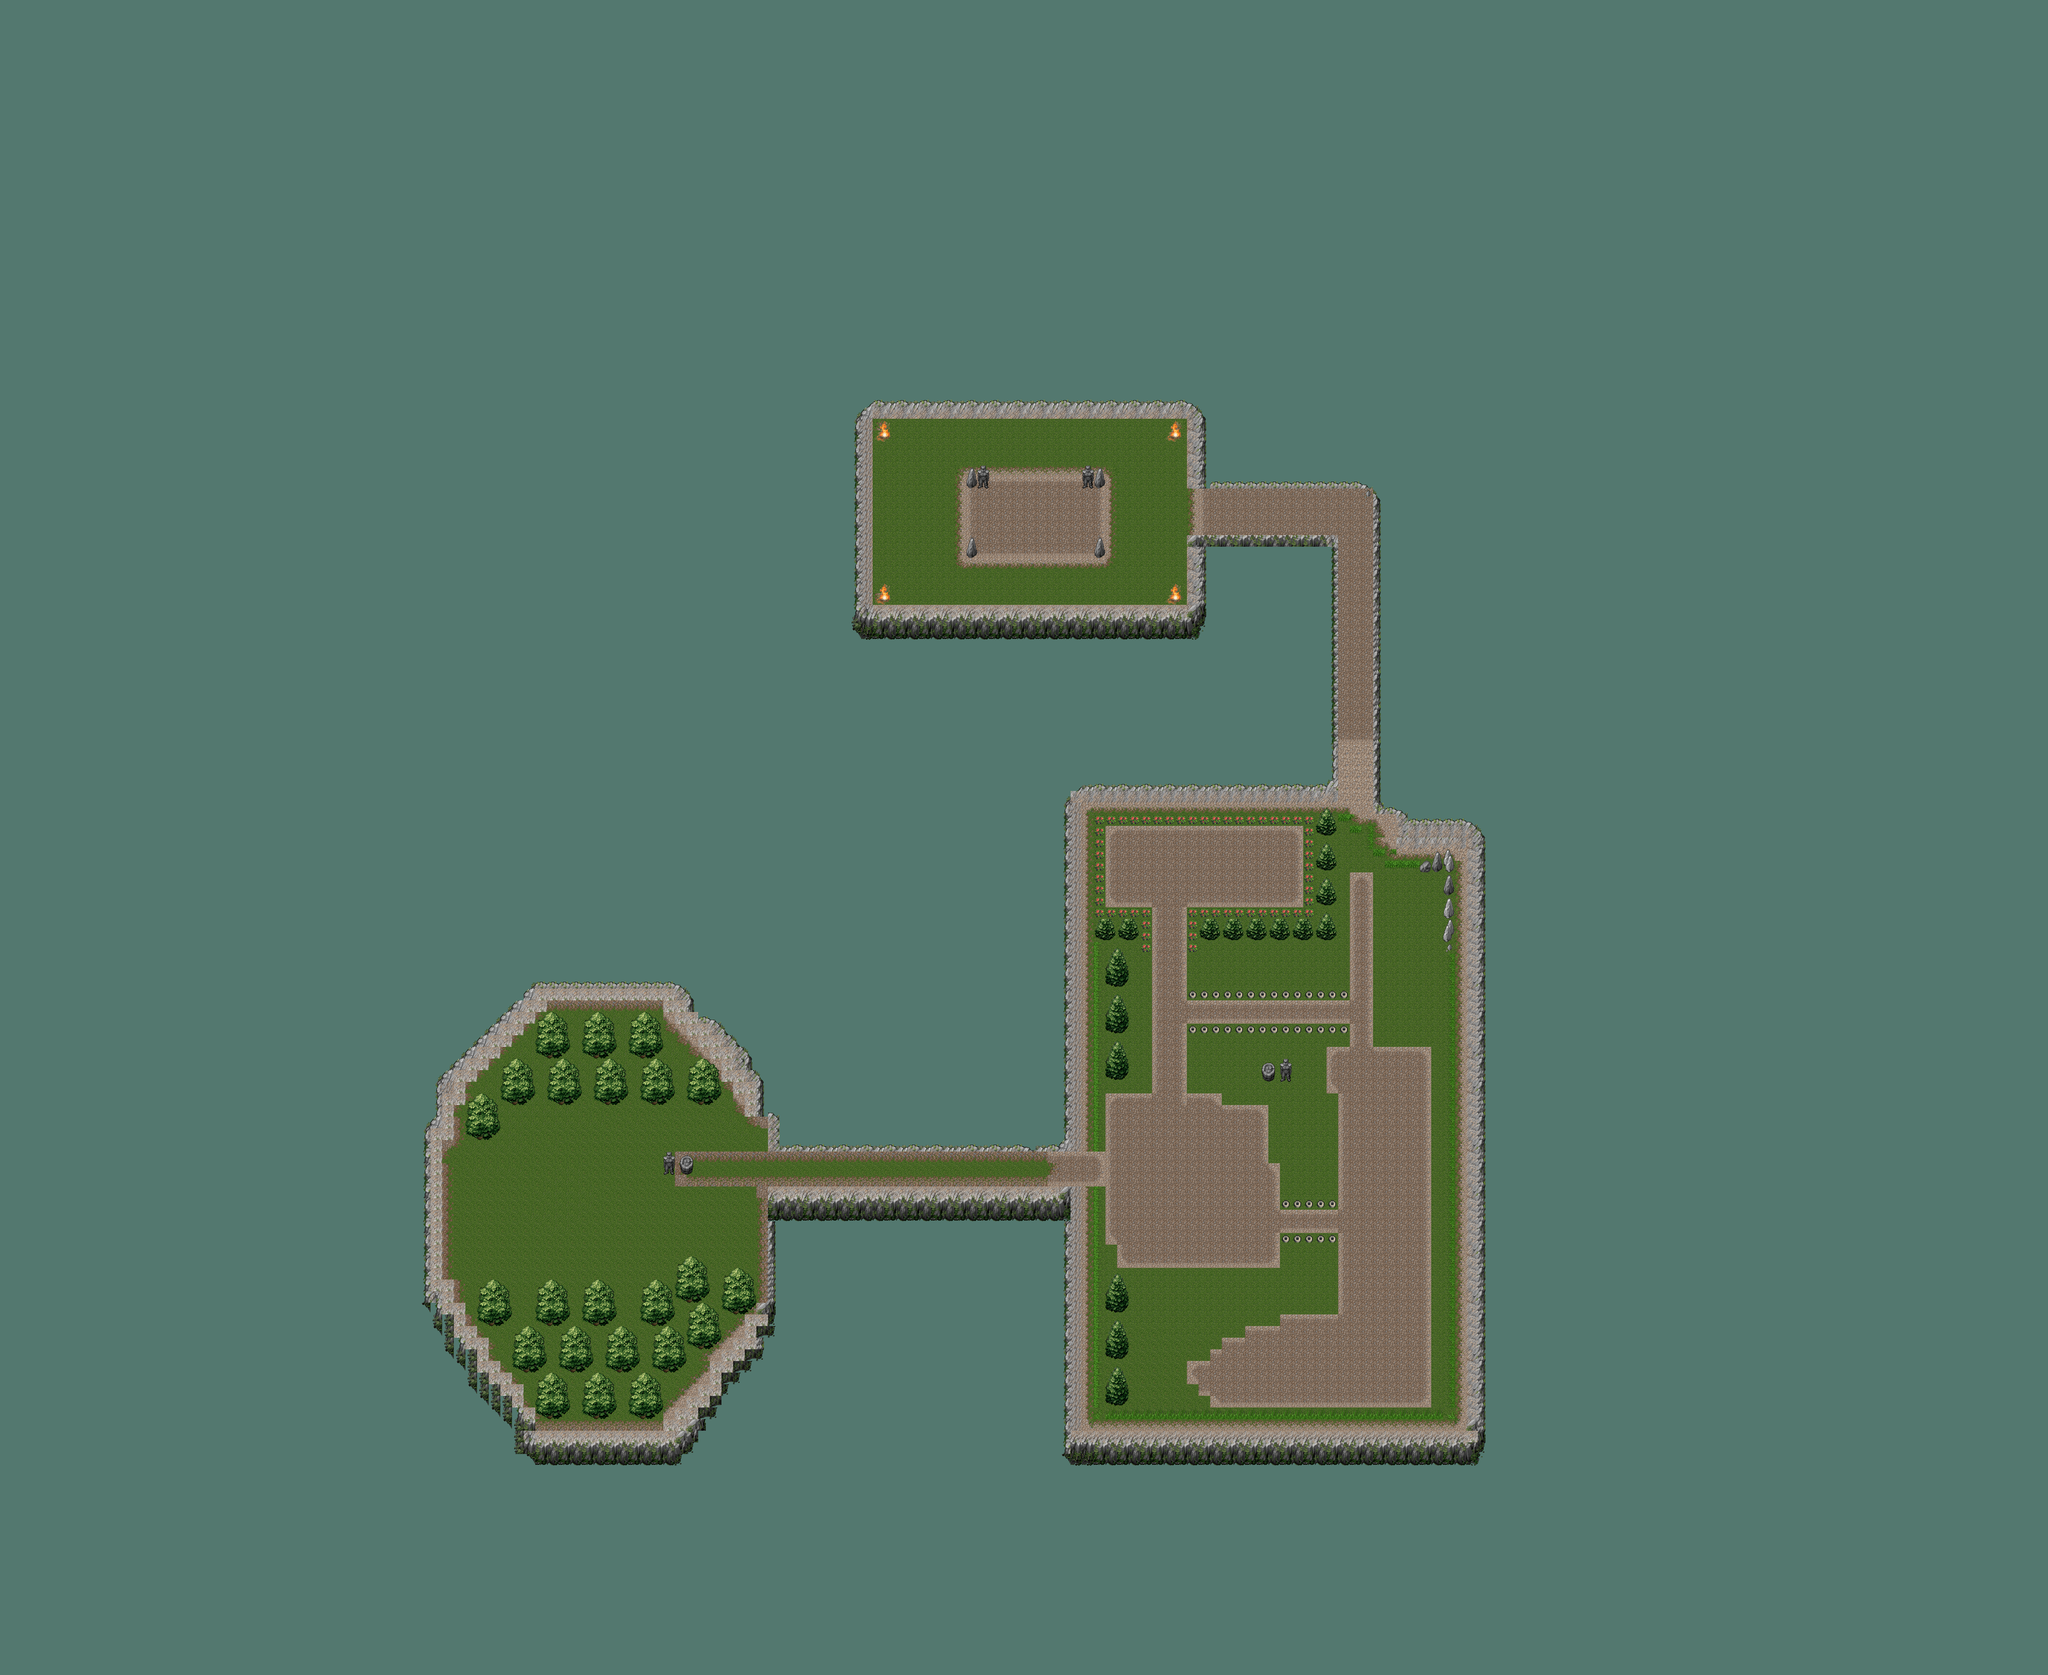

This is a level from a 2D game, rendered from its Tiled map with the project's own tilesets. A one-line summary and the map file follow, with tile-layer data summarised:
An orthogonal 176x144 tile map with 32x32 px tiles, 5 tile layers (Water, NoGo, Tile, Object, ...), 2 tilesets and 21 objects (4x startZoneMovementTrigger, shieldSpawn, armorSpawn, swordSpawn, itemZoneTrigger, ...).

<map version="1.2" tiledversion="1.2.0" orientation="orthogonal" renderorder="right-down" width="176" height="144" tilewidth="32" tileheight="32" infinite="0" nextlayerid="20" nextobjectid="41">
 <tileset firstgid="1" source="overworld_tileset_grass.tsx" />
 <tileset firstgid="253" source="tileset.tsx" />
 <objectgroup id="9" name="ItemSpawns">
  <object id="20" name="shieldSpawn" x="3184" y="2982" width="36" height="42" />
  <object id="21" name="armorSpawn" x="3194" y="2834" width="36" height="40" />
  <object id="22" name="swordSpawn" x="3208" y="2590" width="26" height="32" />
 </objectgroup>
 <layer id="15" name="Water" width="176" height="144">
  <data>[25344 cells, 25344 non-empty, 1 distinct tile ids]</data>
 </layer>
 <layer id="16" name="NoGo" width="176" height="144">
  <data>[25344 cells, 749 non-empty, 42 distinct tile ids]</data>
 </layer>
 <layer id="17" name="Tile" width="176" height="144">
  <data>[25344 cells, 3525 non-empty, 50 distinct tile ids]</data>
 </layer>
 <layer id="18" name="Object" width="176" height="144">
  <data>[25344 cells, 466 non-empty, 47 distinct tile ids]</data>
 </layer>
 <layer id="19" name="Walkable Objects" width="176" height="144">
  <data>[25344 cells, 173 non-empty, 10 distinct tile ids]</data>
 </layer>
 <objectgroup id="12" name="Triggers">
  <object id="17" name="itemZoneTrigger" x="2934" y="3136" width="58" height="150" />
  <object id="18" name="combatZoneTrigger" x="3322" y="1316" width="82" height="180" />
  <object id="24" name="itemZoneCompleteTrigger" x="3164" y="2520" width="108" height="56" />
  <object id="25" name="startZoneMovementTrigger" x="1514" y="3388" width="298" height="100" />
  <object id="26" name="startZoneMovementTrigger" x="1498" y="3080" width="332" height="106" />
  <object id="27" name="startZoneMovementTrigger" x="1900" y="3138" width="102" height="270" />
  <object id="28" name="startZoneMovementTrigger" x="1344" y="3150" width="140" height="274" />
 </objectgroup>
 <objectgroup id="13" name="GuardSpawns">
  <object id="29" name="guardSpawn2_StartZone" x="2078" y="3134" width="32" height="30" />
  <object id="31" name="guardSpawn1_StartZone" x="2074" y="3258" width="38" height="38" />
  <object id="37" name="guardSpawn1_ItemZone" x="3626" y="2184" width="38" height="38" />
  <object id="38" name="guardSpawn2_ItemZone" x="3778" y="2246" width="40" height="44" />
  <object id="39" name="guardSpawn3_ItemZone" x="3004" y="3118" width="36" height="42" />
  <object id="40" name="guardSpawn4_ItemZone" x="3000" y="3264" width="36" height="34" />
 </objectgroup>
 <objectgroup id="14" name="EnemySpawns">
  <object id="32" name="enemySpawn5" x="2506" y="1260" width="42" height="44" />
  <object id="33" name="enemySpawn4" x="2526" y="1514" width="38" height="48" />
  <object id="34" name="enemySpawn3" x="3102" y="1250" width="40" height="48" />
  <object id="35" name="enemySpawn2" x="3106" y="1530" width="36" height="36" />
  <object id="36" name="enemySpawn1" x="2826" y="1406" width="42" height="40" />
 </objectgroup>
</map>
